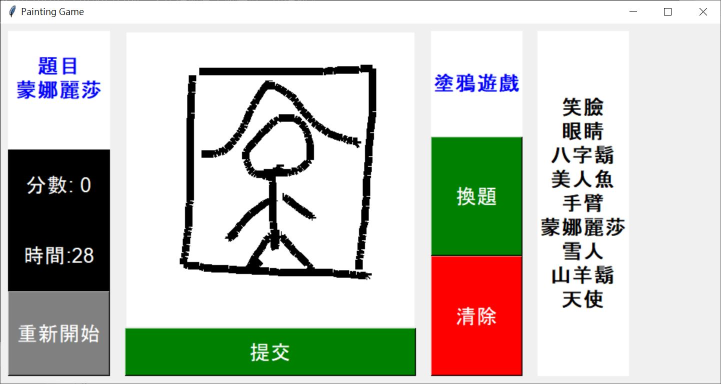
#> input picture side_project/google_draw/google_draw_game.JPG, 1442 x 768 px, given in place of the camera (shown at 1/2 size)
$ python camera_opencv.py
#> lines starting #> are read from the running program, lines starting #| are printed output that depends on the picture; after the words box and inside, x2 and y2 are one past the last pixel; in counts of white or black regions, pixels touching at a corner belong together
import cv2
import pytesseract

import numpy as np

NETWORK_W = 608
NETWORK_H = 608

cap = cv2.VideoCapture(0)
cap.set(cv2.CAP_PROP_FRAME_WIDTH, NETWORK_W)
cap.set(cv2.CAP_PROP_FRAME_HEIGHT, NETWORK_H)

#%%

while(True):
    # Capture frame-by-frame
    ret, frame = cap.read()
#> frame is the input picture: shape (768, 1442, 3); mean B, G, R 189.8, 199.1, 197.8

    image = cv2.cvtColor(frame.copy(), cv2.COLOR_BGR2HSV)
#> image: shape (768, 1442, 3); mean H, S, V 13.5, 37.7, 210.6
    lower = np.array([22, 93, 0], dtype="uint8")
    upper = np.array([45, 255, 255], dtype="uint8")
    mask = cv2.inRange(image, lower, upper)
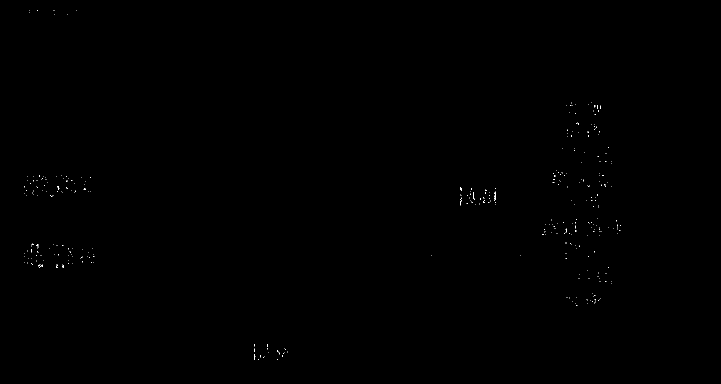
#> mask: shape (768, 1442) (shown at 1/2 size); 0.08% white in thin lines or dots, all inside (x1, y1, x2, y2) = (48, 20, 1241, 720)
    #cv2.imwrite('mask.png', mask)

    contours, _ = cv2.findContours(mask.copy(),cv2.RETR_TREE, cv2.CHAIN_APPROX_SIMPLE)
#> contours = 344 contours, all with area under 20
    area = [cv2.contourArea(c) for c in contours]
#> area = 344 values, max 12 at index 212, min 0 at index 0, mean 0.323

    if len(area) != 0:
        j = np.argmax(area)
#> j = 212
        print("Contour ", j, "enclose the largest area.")
#| Contour  212 enclose the largest area.
        print("The area is ", area[j])
#| The area is  12.0

        img_read_1 = cv2.drawContours(frame.copy(), contours, j, (0, 255, 0), 2)

        cnt = contours[j]
#> cnt = contour of 9 points, box (x1, y1, x2, y2) (946, 384, 949, 400), area 12
        epsilon = 0.1*cv2.arcLength(cnt,True)
#> epsilon = 3.17
        approx = cv2.approxPolyDP(cnt,epsilon,True)
#> approx = [[946, 384], [948, 399]]
        app_cnt = [approx]
#> app_cnt = [[[946, 384], [948, 399]]]
        img_1 = cv2.drawContours(frame.copy(), app_cnt, 0, (0, 255, 0), 2)
        x, y, w, h = cv2.boundingRect(approx)
#> x = 946; y = 384; w = 3; h = 16

        catch = frame[y:int(y+h/2), x:x+w,:]

        try:
#> (the run stopped early here; a loop or call above may not have finished)
